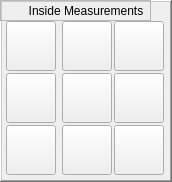
    <widget class="QFrame" name="frame_inside_measure">
     <property name="geometry">
      <rect>
       <x>172</x>
       <y>0</y>
       <width>172</width>
       <height>182</height>
      </rect>
     </property>
     <property name="frameShape">
      <enum>QFrame::WinPanel</enum>
     </property>
     <property name="frameShadow">
      <enum>QFrame::Raised</enum>
     </property>
     <widget class="PushButton" name="pbtn_inside_xmym">
      <property name="geometry">
       <rect>
        <x>6</x>
        <y>125</y>
        <width>50</width>
        <height>50</height>
       </rect>
      </property>
      <property name="text">
       <string/>
      </property>
      <property name="icon">
       <iconset>
        <normaloff>x1Probe_icons/inside_7.png</normaloff>x1Probe_icons/inside_7.png</iconset>
      </property>
      <property name="iconSize">
       <size>
        <width>48</width>
        <height>48</height>
       </size>
      </property>
      <property name="checkable">
       <bool>false</bool>
      </property>
      <property name="checked">
       <bool>false</bool>
      </property>
      <property name="indicator_option" stdset="0">
       <bool>false</bool>
      </property>
     </widget>
     <widget class="PushButton" name="pbtn_inside_xmyp">
      <property name="geometry">
       <rect>
        <x>6</x>
        <y>21</y>
        <width>50</width>
        <height>50</height>
       </rect>
      </property>
      <property name="text">
       <string/>
      </property>
      <property name="icon">
       <iconset>
        <normaloff>x1Probe_icons/inside_1.png</normaloff>x1Probe_icons/inside_1.png</iconset>
      </property>
      <property name="iconSize">
       <size>
        <width>48</width>
        <height>48</height>
       </size>
      </property>
      <property name="checkable">
       <bool>false</bool>
      </property>
      <property name="checked">
       <bool>false</bool>
      </property>
      <property name="indicator_option" stdset="0">
       <bool>false</bool>
      </property>
     </widget>
     <widget class="PushButton" name="pbtn_inside_xm">
      <property name="geometry">
       <rect>
        <x>6</x>
        <y>73</y>
        <width>50</width>
        <height>50</height>
       </rect>
      </property>
      <property name="text">
       <string/>
      </property>
      <property name="icon">
       <iconset>
        <normaloff>x1Probe_icons/inside_4-.png</normaloff>x1Probe_icons/inside_4-.png</iconset>
      </property>
      <property name="iconSize">
       <size>
        <width>48</width>
        <height>48</height>
       </size>
      </property>
      <property name="checkable">
       <bool>false</bool>
      </property>
      <property name="checked">
       <bool>false</bool>
      </property>
      <property name="indicator_option" stdset="0">
       <bool>false</bool>
      </property>
     </widget>
     <widget class="PushButton" name="pbtn_inside_ym">
      <property name="geometry">
       <rect>
        <x>62</x>
        <y>125</y>
        <width>50</width>
        <height>50</height>
       </rect>
      </property>
      <property name="text">
       <string/>
      </property>
      <property name="icon">
       <iconset>
        <normaloff>x1Probe_icons/inside_8.png</normaloff>x1Probe_icons/inside_8.png</iconset>
      </property>
      <property name="iconSize">
       <size>
        <width>48</width>
        <height>48</height>
       </size>
      </property>
      <property name="checkable">
       <bool>false</bool>
      </property>
      <property name="checked">
       <bool>false</bool>
      </property>
      <property name="indicator_option" stdset="0">
       <bool>false</bool>
      </property>
     </widget>
     <widget class="PushButton" name="pbtn_inside_yp">
      <property name="geometry">
       <rect>
        <x>62</x>
        <y>21</y>
        <width>50</width>
        <height>50</height>
       </rect>
      </property>
      <property name="text">
       <string/>
      </property>
      <property name="icon">
       <iconset>
        <normaloff>x1Probe_icons/inside_2.png</normaloff>x1Probe_icons/inside_2.png</iconset>
      </property>
      <property name="iconSize">
       <size>
        <width>48</width>
        <height>48</height>
       </size>
      </property>
      <property name="checkable">
       <bool>false</bool>
      </property>
      <property name="checked">
       <bool>false</bool>
      </property>
      <property name="indicator_option" stdset="0">
       <bool>false</bool>
      </property>
     </widget>
     <widget class="PushButton" name="pbtn_inside_xy_hole">
      <property name="geometry">
       <rect>
        <x>62</x>
        <y>73</y>
        <width>50</width>
        <height>50</height>
       </rect>
      </property>
      <property name="font">
       <font>
        <pointsize>8</pointsize>
       </font>
      </property>
      <property name="text">
       <string/>
      </property>
      <property name="icon">
       <iconset>
        <normaloff>x1Probe_icons/inside_5.png</normaloff>x1Probe_icons/inside_5.png</iconset>
      </property>
      <property name="iconSize">
       <size>
        <width>48</width>
        <height>48</height>
       </size>
      </property>
      <property name="checkable">
       <bool>false</bool>
      </property>
      <property name="checked">
       <bool>false</bool>
      </property>
      <property name="indicator_option" stdset="0">
       <bool>false</bool>
      </property>
     </widget>
     <widget class="PushButton" name="pbtn_inside_xpym">
      <property name="geometry">
       <rect>
        <x>114</x>
        <y>125</y>
        <width>50</width>
        <height>50</height>
       </rect>
      </property>
      <property name="text">
       <string/>
      </property>
      <property name="icon">
       <iconset>
        <normaloff>x1Probe_icons/inside_9.png</normaloff>x1Probe_icons/inside_9.png</iconset>
      </property>
      <property name="iconSize">
       <size>
        <width>48</width>
        <height>48</height>
       </size>
      </property>
      <property name="checkable">
       <bool>false</bool>
      </property>
      <property name="checked">
       <bool>false</bool>
      </property>
      <property name="indicator_option" stdset="0">
       <bool>false</bool>
      </property>
     </widget>
     <widget class="PushButton" name="pbtn_inside_xpyp">
      <property name="geometry">
       <rect>
        <x>114</x>
        <y>21</y>
        <width>50</width>
        <height>50</height>
       </rect>
      </property>
      <property name="text">
       <string/>
      </property>
      <property name="icon">
       <iconset>
        <normaloff>x1Probe_icons/inside_3.png</normaloff>x1Probe_icons/inside_3.png</iconset>
      </property>
      <property name="iconSize">
       <size>
        <width>48</width>
        <height>48</height>
       </size>
      </property>
      <property name="checkable">
       <bool>false</bool>
      </property>
      <property name="checked">
       <bool>false</bool>
      </property>
      <property name="indicator_option" stdset="0">
       <bool>false</bool>
      </property>
     </widget>
     <widget class="PushButton" name="pbtn_inside_xp">
      <property name="geometry">
       <rect>
        <x>114</x>
        <y>73</y>
        <width>50</width>
        <height>50</height>
       </rect>
      </property>
      <property name="text">
       <string/>
      </property>
      <property name="icon">
       <iconset>
        <normaloff>x1Probe_icons/inside_6.png</normaloff>x1Probe_icons/inside_6.png</iconset>
      </property>
      <property name="iconSize">
       <size>
        <width>48</width>
        <height>48</height>
       </size>
      </property>
      <property name="checkable">
       <bool>false</bool>
      </property>
      <property name="checked">
       <bool>false</bool>
      </property>
      <property name="indicator_option" stdset="0">
       <bool>false</bool>
      </property>
     </widget>
     <widget class="QFrame" name="frame_inside_label">
      <property name="geometry">
       <rect>
        <x>0</x>
        <y>0</y>
        <width>151</width>
        <height>21</height>
       </rect>
      </property>
      <property name="frameShape">
       <enum>QFrame::StyledPanel</enum>
      </property>
      <property name="frameShadow">
       <enum>QFrame::Raised</enum>
      </property>
      <widget class="QLabel" name="label_inside_measure">
       <property name="geometry">
        <rect>
         <x>0</x>
         <y>0</y>
         <width>172</width>
         <height>21</height>
        </rect>
       </property>
       <property name="text">
        <string>Inside Measurements</string>
       </property>
       <property name="alignment">
        <set>Qt::AlignCenter</set>
       </property>
      </widget>
     </widget>
    </widget>
